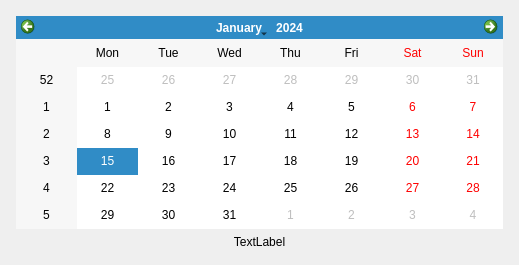
<?xml version="1.0" encoding="UTF-8"?>
<ui version="4.0">
 <class>MainWindow</class>
 <widget class="QMainWindow" name="MainWindow">
  <property name="geometry">
   <rect>
    <x>0</x>
    <y>0</y>
    <width>519</width>
    <height>265</height>
   </rect>
  </property>
  <property name="windowTitle">
   <string>MainWindow</string>
  </property>
  <property name="documentMode">
   <bool>false</bool>
  </property>
  <widget class="QWidget" name="centralWidget">
   <layout class="QGridLayout" name="gridLayout">
    <item row="3" column="2">
     <widget class="QLabel" name="label">
      <property name="text">
       <string>TextLabel</string>
      </property>
      <property name="alignment">
       <set>Qt::AlignCenter</set>
      </property>
     </widget>
    </item>
    <item row="0" column="2">
     <spacer name="verticalSpacer">
      <property name="orientation">
       <enum>Qt::Vertical</enum>
      </property>
      <property name="sizeType">
       <enum>QSizePolicy::Minimum</enum>
      </property>
      <property name="sizeHint" stdset="0">
       <size>
        <width>20</width>
        <height>5</height>
       </size>
      </property>
     </spacer>
    </item>
    <item row="1" column="2">
     <widget class="QCalendarWidget" name="calendarWidget"/>
    </item>
    <item row="1" column="0">
     <spacer name="horizontalSpacer">
      <property name="orientation">
       <enum>Qt::Horizontal</enum>
      </property>
      <property name="sizeType">
       <enum>QSizePolicy::Minimum</enum>
      </property>
      <property name="sizeHint" stdset="0">
       <size>
        <width>5</width>
        <height>20</height>
       </size>
      </property>
     </spacer>
    </item>
    <item row="1" column="3">
     <spacer name="horizontalSpacer_2">
      <property name="orientation">
       <enum>Qt::Horizontal</enum>
      </property>
      <property name="sizeType">
       <enum>QSizePolicy::Minimum</enum>
      </property>
      <property name="sizeHint" stdset="0">
       <size>
        <width>5</width>
        <height>20</height>
       </size>
      </property>
     </spacer>
    </item>
    <item row="4" column="2">
     <spacer name="verticalSpacer_2">
      <property name="orientation">
       <enum>Qt::Vertical</enum>
      </property>
      <property name="sizeType">
       <enum>QSizePolicy::Minimum</enum>
      </property>
      <property name="sizeHint" stdset="0">
       <size>
        <width>20</width>
        <height>5</height>
       </size>
      </property>
     </spacer>
    </item>
   </layout>
  </widget>
 </widget>
 <layoutdefault spacing="6" margin="11"/>
 <resources/>
 <connections/>
</ui>
